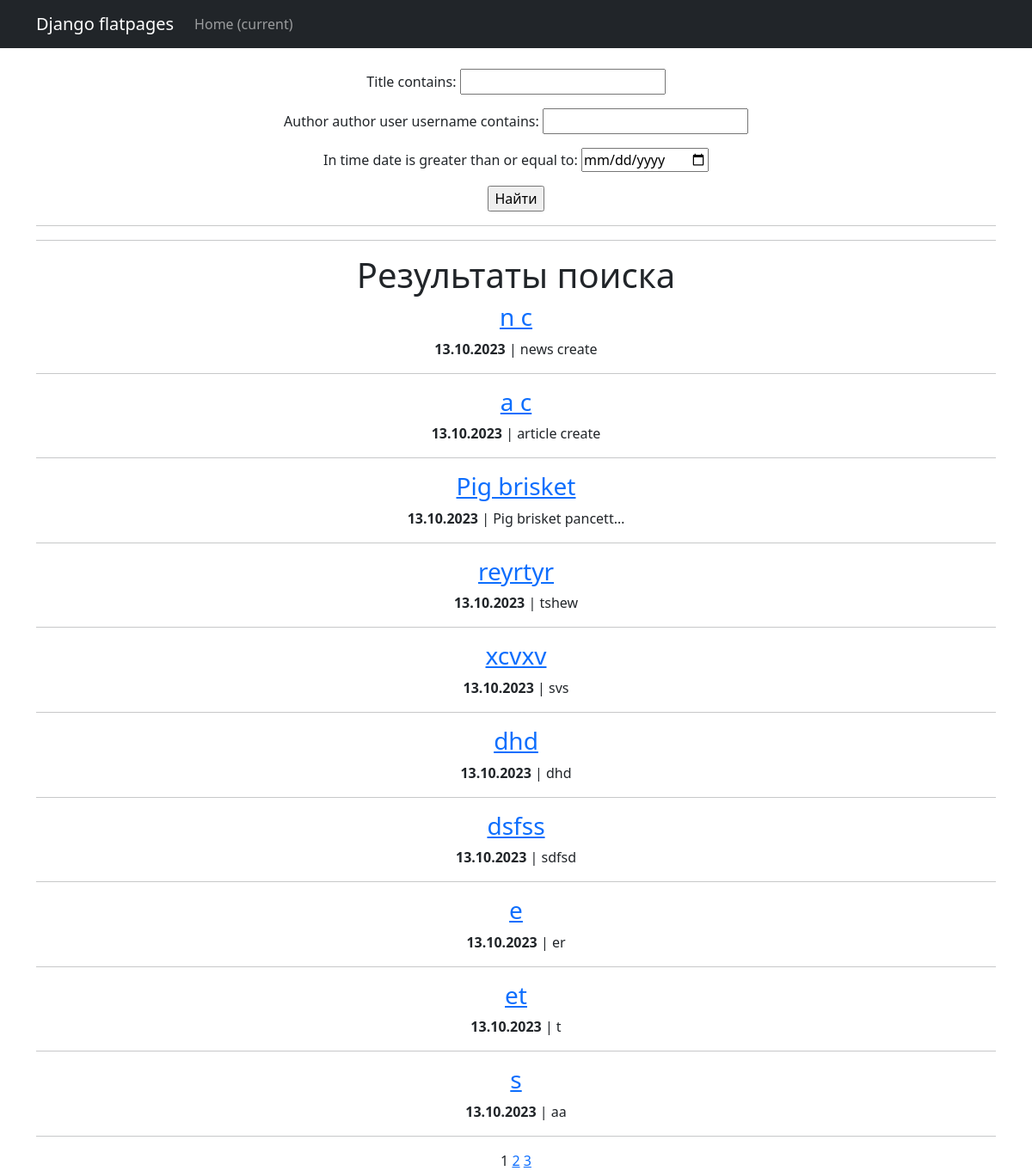
/posts/search/, run on the app's committed database.
### news/models.py (models this page shows, shortened)
class Post(models.Model):
    news = 'N'
    article = 'A'
    type_choices = [(news, 'Новость'), (article, 'Статья')]
    type = models.CharField(max_length=1, choices=type_choices, default='A')  #
    author = models.ForeignKey(Author, on_delete=models.CASCADE)  #
    in_time = models.DateTimeField(auto_now_add=True)  #
    category = models.ManyToManyField(Category, through='PostCategory')  #
    title = models.CharField(max_length=255)
    text = models.TextField(max_length=2000)
    rating = models.IntegerField(default=0)

### news/views.py (the view)
# urls.py: path('search/', PostsSearch.as_view(), name='posts_search_name'),
class PostsSearch(ListView):
    model = Post
    ordering = '-in_time'
    template_name = 'news/search.html'
    context_object_name = 'search_result'
    paginate_by = 10
    def get_queryset(self):
        queryset = super().get_queryset()
        self.filterset = PostFilter(self.request.GET, queryset)
        return self.filterset.qs
    def get_context_data(self, **kwargs):
        context = super().get_context_data(**kwargs)
        context['filterset'] = self.filterset
        return context

### news/templatetags/my_filters.py (called while the page is built)
@register.filter()
def censor(text):
    if isinstance(text, str):
        for i in cens_list:
            if i in text.lower():
                text = text.replace(i, i[0] + (len(i) - 1) * '*')
                text = text.replace(i.capitalize(), i[0].upper() + (len(i) - 1) * '*')
        return text
    else:
        raise TypeError('Фильтр <censor> применен не к строковому значению')

### templates/news/search.html (shortened to what this page needs)
{% extends 'default.html' %}
{% load my_filters %}
{% block content %}
<br>
<form action="" method="get">
       {{ filterset.form.as_p }}
       <input type="submit" value="Найти" />
   </form>
<hr><hr>
{% if search_result %}
        <h1>Результаты поиска</h1>
    <h1>{% for i in search_result %}</h1>
    <h3><a href="../{{i.pk}}">{{ i.title }}</a></h3>
    <p><b>{{ i.in_time|date:'d.m.Y' }}</b> |  {{ i.text|truncatechars:20|censor }}</p>
    <hr>
    {% endfor %}
{% else %}
    <p>Результатов нет</p>
{% endif %}
   {{ page_obj.number }}
   {% if page_obj.has_next %}
       <a href="?page={{ page_obj.next_page_number }}">{{ page_obj.next_page_number }}</a>
       {% if paginator.num_pages != page_obj.next_page_number %}
           <a href="?page={{ page_obj.paginator.num_pages }}">{{ page_obj.paginator.num_pages }}</a>
       {% endif %}
   {% endif %}
{% endblock content %}

### data on the page
Post: title "n c", in_time "13.10.2023", text|censor "news create"
Post: title "a c", in_time "13.10.2023", text|censor "article create"
Post: title "Pig brisket", in_time "13.10.2023", text|censor "Pig brisket pancett…"
Post: title "reyrtyr", in_time "13.10.2023", text|censor "tshew"
Post: title "xcvxv", in_time "13.10.2023", text|censor "svs"
Post: title "dhd", in_time "13.10.2023", text|censor "dhd"
Post: title "dsfss", in_time "13.10.2023", text|censor "sdfsd"
Post: title "e", in_time "13.10.2023", text|censor "er"
Post: title "et", in_time "13.10.2023", text|censor "t"
Post: title "s", in_time "13.10.2023", text|censor "aa"

### other printed values
{{ page_obj.number }} "1"
{{ page_obj.next_page_number }} "2"
{{ page_obj.paginator.num_pages }} "3"
